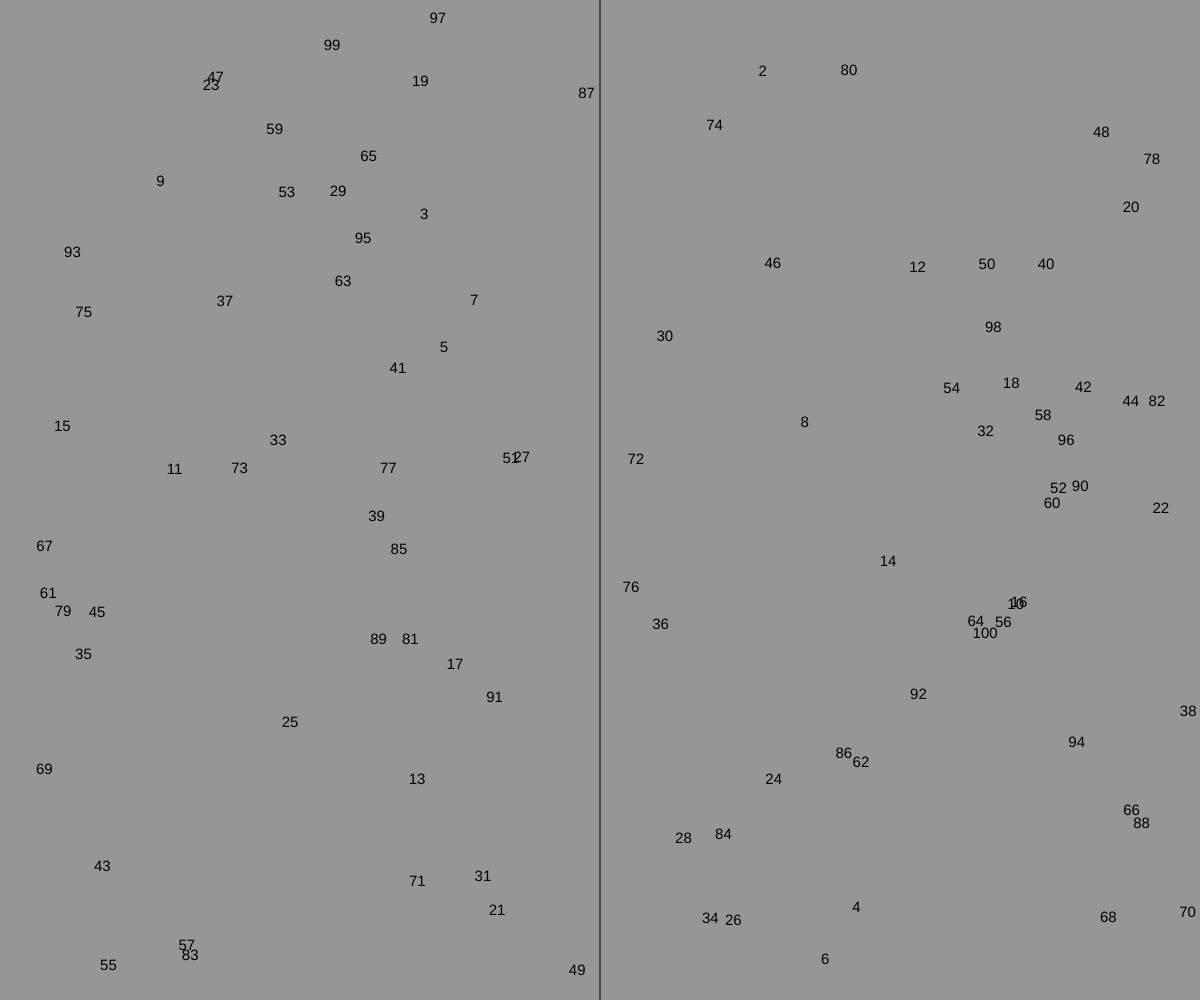
Frame 1 (no input)
Frame 60 (no input): identical to frame 1, image omitted
Frame 120 (the mouse pressed at the canvas centre since frame 60): identical to frame 1, image omitted

The p5.js sketch that drew this single still picture (run headless with seeded random() and noise() and a simulated clock; from frame 60 on, the mouse is pressed at the canvas centre):

// p5.js sketch
// ── sketch.js
/*Lav en løkke, der tilføje de lige tal i en liste og de ulige tal i en anden liste. 
Skriv de lige tal tilfældige steder i højre side af kanvas og de ulige tal, tilfældige steder, i venstre side af kanvas. */

let numberAmount = 100;
let numberList = [];
let evenNumbers = [];
let unevenNumbers = [];
let padding = 20;

function setup() {
  createCanvas(windowWidth, windowHeight);
  background(150);

  for (let i = 1; i < numberAmount + 1; i++) {
    numberList.push(i);
  }

  for (let i = 1; i < numberAmount + 1; i++) {
    if (numberList[i] % 2 == 0) {
      evenNumbers.push(numberList[i]);
    } else {
      unevenNumbers.push(numberList[i]);
    }
  }

  textSize(15);

  for (let i = 0; i < unevenNumbers.length; i++) {
    text(
      unevenNumbers[i],
      random(padding, windowWidth / 2 - padding),
      random(padding, windowHeight - padding)
    );
  }

  for (let i = 0; i < evenNumbers.length; i++) {
    text(
      evenNumbers[i],
      random(windowWidth / 2 + padding, windowWidth - padding),
      random(padding, windowHeight - padding)
    );
  }
  line(windowWidth / 2, 0, windowWidth / 2, windowHeight);
}

function draw() {}
